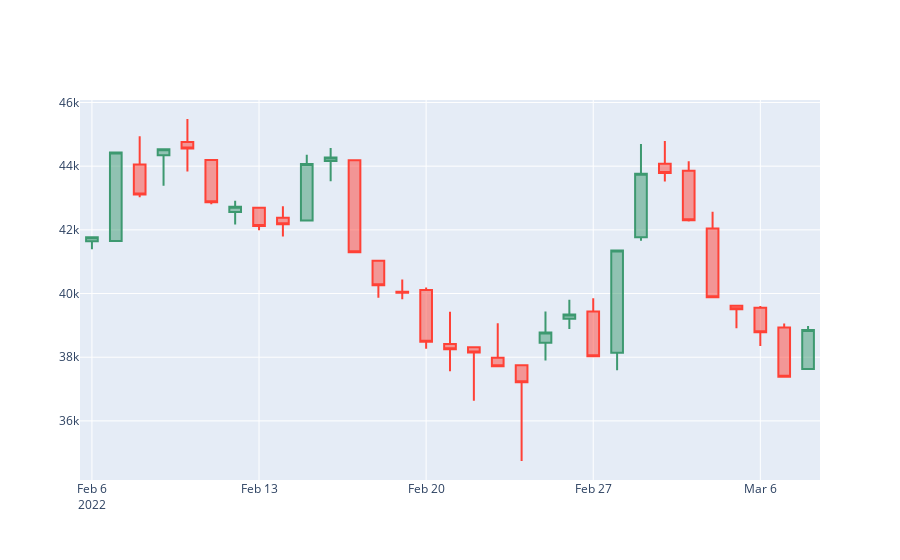

This figure's notebook cell:
### Code cell
fig = go.Figure(data=[go.Candlestick(x=candlestick_data['date'],
                open=candlestick_data['Price']['first'], 
                high=candlestick_data['Price']['max'],
                low=candlestick_data['Price']['min'], 
                close=candlestick_data['Price']['last'])
                ])

fig.update_layout(xaxis_rangeslider_visible=False)

fig.show()
